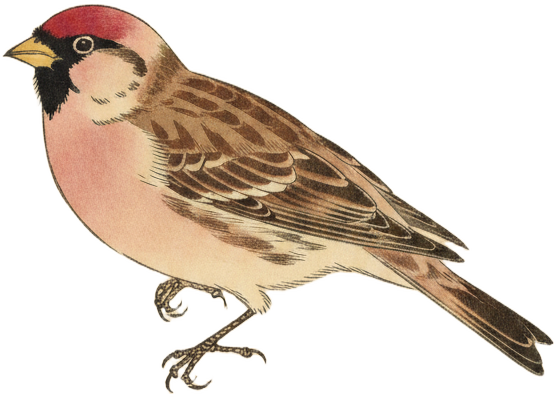
#> input picture webui/assets/illustrations/acanthis-flammea.png, 556 x 397 px
$ python build_masks.py
#> lines starting #> are read from the running program, lines starting #| are printed output that depends on the picture
#!/usr/bin/env python3
"""AvianVisitors - rebuild the collage silhouette masks from the cutouts.

Step 3 of the illustration pipeline (after pregen.py and cutout.py).

The collage packs birds by their actual silhouette, not bounding boxes,
so the frontend ships a tiny 1-bit mask per illustration inlined in
apt.js. This reads every cutout in webui/assets/illustrations/ and
rewrites the DIMS and MASKS tables in webui/frontend/apt.js:

    DIMS[slug]  = [w, h]  aspect, scaled so the long side is 560
    MASKS[slug] = {w, h, bits}  silhouette downscaled to <=93px, 1-bit
                  packed MSB-first row-major, base64. A bit is 1 where
                  the cutout is opaque (alpha > 127). This is exactly
                  what loadMask() in apt.js decodes.

Run after changing the illustration set, then bump SKETCH_VERSION and
IMG_VERSION in apt.js so browsers drop their cached copies.

Usage:
    python3 build_masks.py            # rewrite apt.js in place
    python3 build_masks.py --check    # report only, don't write
"""

from __future__ import annotations

import argparse
import base64
import json
import re
import sys
from pathlib import Path

DIM_MAX = 560
MASK_MAX = 93
ALPHA_ON = 127


def build_tables(illus_dir: Path):
    """Return (dims, masks) dicts keyed by slug, in sorted order."""
    from PIL import Image

    dims, masks = {}, {}
    pngs = sorted(p for p in illus_dir.glob("*.png") if re.fullmatch(r"[a-z0-9]+(?:-[a-z0-9]+)*", p.stem))
    for p in pngs:
        slug = p.stem
        im = Image.open(p).convert("RGBA")
#> im is the input picture: PIL image 556x397 RGBA; mean R, G, B, A 213.2, 186, 148, 92.1
        w, h = im.size
#> w = 556; h = 397
        scale = DIM_MAX / max(w, h)
#> scale = 1.01
        dims[slug] = [round(w * scale), round(h * scale)]

        ms = MASK_MAX / max(w, h)
#> ms = 0.167
        mw, mh = max(1, round(w * ms)), max(1, round(h * ms))
#> mw = 93; mh = 66
        alpha = im.getchannel("A").resize((mw, mh), Image.LANCZOS)
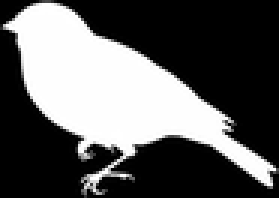
#> alpha: PIL image 93x66 L (shown 3 times larger); min 0, max 255, mean 92.3
        px = alpha.load()
        bits = bytearray((mw * mh + 7) // 8)
        for y in range(mh):
            for x in range(mw):
                if px[x, y] > ALPHA_ON:
                    i = y * mw + x
                    bits[i >> 3] |= 1 << (7 - (i & 7))
        masks[slug] = {"w": mw, "h": mh, "bits": base64.b64encode(bytes(bits)).decode()}
    return dims, masks


def replace_decl(src: str, name: str, value: str) -> str:
    """Replace `var <name> = {...};` (single line) with the new value."""
    pat = re.compile(r"  var " + name + r" = \{.*?\};")
    repl = f"  var {name} = {value};"
    new, n = pat.subn(lambda _m: repl, src, count=1)
    if n != 1:
        raise SystemExit(f"error: could not find `var {name} = {{...}};` in apt.js")
    return new


def main() -> int:
    here = Path(__file__).resolve().parents[1]
    ap = argparse.ArgumentParser(description=__doc__, formatter_class=argparse.RawDescriptionHelpFormatter)
    ap.add_argument("--illustrations", type=Path, default=here / "assets" / "illustrations", help="Cutout directory (default: webui/assets/illustrations/)")
    ap.add_argument("--apt", type=Path, default=here / "frontend" / "apt.js", help="Frontend file to patch (default: webui/frontend/apt.js)")
    ap.add_argument("--check", action="store_true", help="Report counts and don't write apt.js")
    args = ap.parse_args()

    dims, masks = build_tables(args.illustrations)
#> dims = {'acanthis-flammea': [560, 400]}
    perched = sum(1 for k in dims if not k.endswith("-2"))
#> perched = 1
    flight = sum(1 for k in dims if k.endswith("-2"))
#> flight = 0
    print(f"built {len(dims)} masks ({perched} perched + {flight} flight) from {args.illustrations}")
#| built 1 masks (1 perched + 0 flight) from webui/assets/illustrations
    if not dims:
        print("error: no cutouts found", file=sys.stderr)
        return 1

    dims_json = json.dumps(dims, separators=(",", ":"))
#> dims_json = '{"acanthis-flammea":[560,400]}'
    masks_json = json.dumps(masks, separators=(",", ":"))

    if args.check:
        src = args.apt.read_text()
        cur = json.loads(re.search(r"var DIMS = (\{.*?\});", src).group(1))
        added = sorted(set(dims) - set(cur))
        removed = sorted(set(cur) - set(dims))
        print(f"apt.js currently has {len(cur)} entries; +{len(added)} new, -{len(removed)} removed")
        if added:
            print("  new:", ", ".join(added[:8]) + (" ..." if len(added) > 8 else ""))
        if removed:
            print("  gone:", ", ".join(removed[:8]) + (" ..." if len(removed) > 8 else ""))
        return 0

#> (the run stopped early here; a loop or call above may not have finished)
